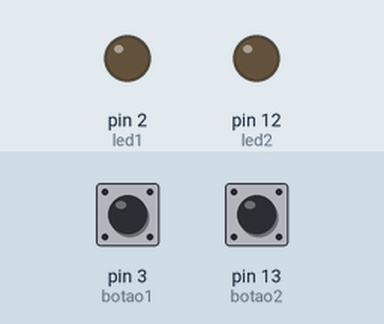
Simulated run of this sketch. Board: Arduino Uno, built with avr-gcc and run on an emulated ATmega328P. Parts: output pins drawn as LEDs (lit = HIGH). The test bench sets the inputs (shaded band); at power-on: pin 3 (botao1) HIGH, pin 13 (botao2) HIGH.

Above: at 1.2 s.
1.3 s: pin 3 (botao1) pulled LOW for 0.15 s
At 1.6 s:
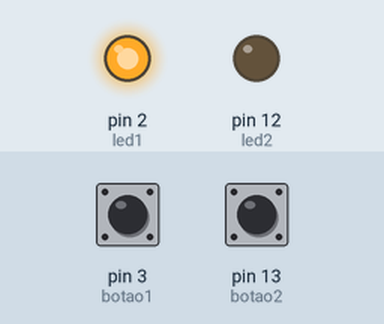
4.4 s: pin 13 (botao2) pulled LOW for 3.2 s
At 6.6 s:
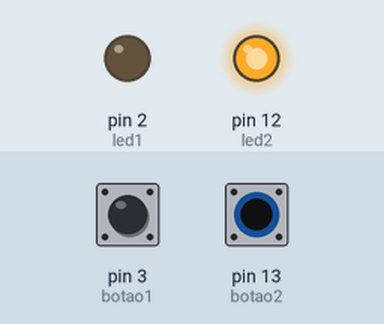
9.1 s: pin 3 (botao1) pulled LOW for 3.2 s
At 11.6 s:
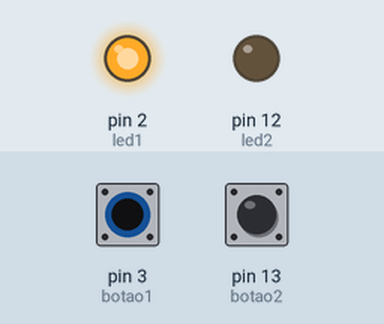
Timing chart, 0 to 17.8 s (numbered marks = the images above; inputs shaded):
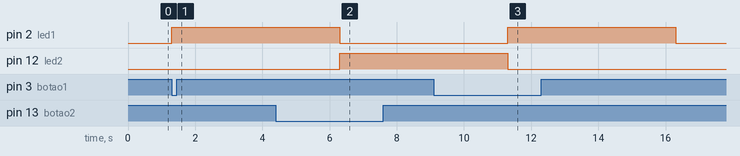

Measured:
- after the input at 1.3 s, pin 2 (led1): LOW → HIGH at once
- after the input at 4.4 s, pin 12 (led2): LOW → HIGH after 1.9 s
- after the input at 9.1 s, pin 2 (led1): LOW → HIGH after 2.2 s, → LOW 5.0 s later

The sketch:

buzzer.ino
```cpp
const int botao1 = 3;
const int led1 = 2;
const int botao2 = 13;
const int led2 = 12;

bool portaTrancada = false;
int vencedor = 0;
unsigned long tempoAcendeu = 0;

void setup() {
  pinMode(botao1, INPUT_PULLUP);
  pinMode(led1, OUTPUT);
  pinMode(botao2, INPUT_PULLUP);
  pinMode(led2, OUTPUT);
}

void loop() {
  bool b1 = digitalRead(botao1) == LOW;
  bool b2 = digitalRead(botao2) == LOW;

  if (!portaTrancada) {
    if (b1) {
      vencedor = 1;
      portaTrancada = true;
      tempoAcendeu = millis();
      digitalWrite(led1, HIGH);
    } else if (b2) {
      vencedor = 2;
      portaTrancada = true;
      tempoAcendeu = millis();
      digitalWrite(led2, HIGH);
    }
  }

  if (portaTrancada && millis() - tempoAcendeu >= 5000) {
    digitalWrite(led1, LOW);
    digitalWrite(led2, LOW);
    portaTrancada = false;
    vencedor = 0;
  }
}
```
